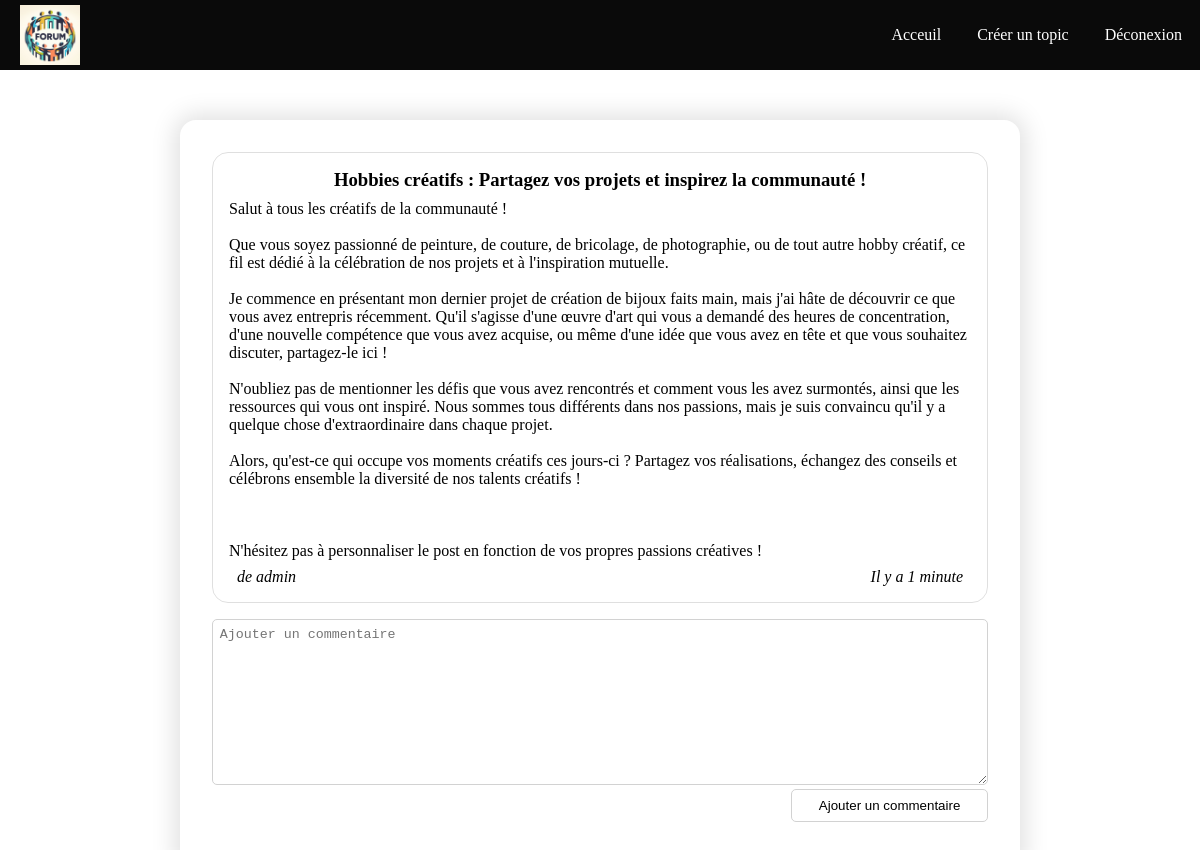
Page /view-topic.php?id=1 (signed in) on the committed database.
### tables this page shows
CREATE TABLE IF NOT EXISTS `topic` (
  `id_topic` int NOT NULL AUTO_INCREMENT,
  `title_topic` varchar(255) DEFAULT NULL,
  `message_topic` text,
  `date_topic` varchar(16) DEFAULT NULL,
  `id_user` int DEFAULT NULL,
  PRIMARY KEY (`id_topic`),
  KEY `id_user` (`id_user`)
);

CREATE TABLE IF NOT EXISTS `user` (
  `id_user` int NOT NULL AUTO_INCREMENT,
  `mail_user` varchar(320) NOT NULL,
  `pseudo_user` varchar(16) NOT NULL,
  `password_user` varchar(64) NOT NULL,
  `role_user` tinyint(1) NOT NULL DEFAULT '0',
  PRIMARY KEY (`id_user`)
);

### includes/functions/format-date-diff.php (called while the page is built, shortened)
<?php
function formatDateDiff($date) {
    $diff = time() - DateTime::createFromFormat('d/m/Y H:i', $date)->getTimestamp();
    $oneMinute = 60;
    $oneHours = 60 * 60;
    $oneDay = 60 * 60 * 24;
    $oneMonth = 60 * 60 * 24 * 30;
    $oneYear = 60 * 60 * 24 * 365;
    $res = "il y a moins d'une minute";
    $diff > $oneMinute && $res = "Il y a 1 minute";
    $diff > $oneMinute * 2 && $res = "Il y a ".round($diff / $oneMinute)." minutes";
    $diff > $oneHours && $res = "Il y a 1 heure";
    $diff > $oneHours * 2 && $res = "Il y a ".round($diff / $oneHours)." heures";
    $diff > $oneDay && $res = "Il y a 1 jour";
    $diff > $oneDay * 2 && $res = "Il y a ".round($diff / $oneDay)." jours";
    $diff > $oneMonth && $res = "Il y a ".round($diff / $oneMonth)." mois";
    $diff > $oneYear && $res = "Il y a plus d'un ans";
    return $res;
}
?>

### view-topic.php (the view, shortened to what this page needs)
<?php
    require_once 'includes/bdd.php';
    require_once 'includes/functions/format-date-diff.php';
    $req = $bdd->prepare("SELECT title_topic, message_topic, date_topic, pseudo_user FROM topic INNER JOIN user ON topic.id_user = user.id_user WHERE id_topic = ".$_GET['id']);
    $req->execute();
    $topic = $req->fetch(PDO::FETCH_ASSOC);
?>
<!DOCTYPE html>
<html lang="fr">
<head>
    <?php require_once 'includes/head.php'; ?>
    <link rel="stylesheet" href="assets/css/view-topic.css">
</head>
<body onload="getComment(<?=$_GET['id']?>)">
    <?php
    require_once 'includes/nav.php';
    ?>
    <section class="card-container">
        <article class="topic">
            <h3 class="topic-title"><?=nl2br(strip_tags($topic['title_topic']))?></h3>
            <section class="topic-content"><?=nl2br(strip_tags($topic['message_topic']))?></section>
            <section class="topic-author-and-date">
                <i>de <?=nl2br(strip_tags($topic['pseudo_user']))?></i>
                <i><?=nl2br(strip_tags(formatDateDiff($topic['date_topic'])))?></i>
            </section>
        </article>
        <section class="add-comment">
            <textarea name="content-comment" id="content-comment" rows="10" placeholder="Ajouter un commentaire"></textarea>
            <section class="container-btn-submit">
                <button name="submit-comment" onclick="addComment(<?=$_GET['id']?>, <?=$_SESSION['id']?>)">Ajouter un commentaire</button>
            </section>
        </section>
    </section>
</body>
</html>

### assets/css/main.css (style rules this page uses)
* { padding: 0; margin: 0; box-sizing: border-box; }
body { padding-top: 120px; }
.card-container { width: 96%; margin-left: 2%; padding: 1em; box-shadow: 0 0 25px 5px rgba(0, 0, 0, 0.125); border-radius: 1rem; display: flex; flex-direction: column; align-items: center; }
@media (min-width: 600px) { .card-container { width: 85%; margin-left: 7.5%; padding: 1.5em; } }
@media (min-width: 1200px) { .card-container { width: 70%; margin-left: 15%; padding: 2em; } }

### assets/css/view-topic.css (style rules this page uses)
.topic { display: flex; flex-direction: column; margin-bottom: 1em; padding: 1em; border: 1px solid rgba(0, 0, 0, 0.125); border-radius: 1rem; width: 100%; }
.topic .topic-title { text-align: center; margin-bottom: 0.5em; }
.topic .topic-content { margin-bottom: 0.5em; width: 100%; }
.topic .topic-author-and-date { display: flex; flex-direction: row; justify-content: space-between; margin: 0 0.5em; }
.add-comment { width: 100%; margin-bottom: 1em; }
.add-comment textarea { width: 100%; border-radius: 5px; border: 1px solid rgb(210, 210, 210); outline: none; resize: vertical; padding: 0.5em; }
.add-comment .container-btn-submit { display: flex; justify-content: flex-end; }
.add-comment .container-btn-submit button { cursor: pointer; border-radius: 5px; background-color: transparent; border: 1px solid rgb(210, 210, 210); height: 2.5em; padding: 0 2em; }

### rows in the picture
topic: title_topic "Hobbies créatifs : Partagez vos projets et inspirez la communauté !", message_topic "Salut à tous les créatifs de la communauté ! Que vous soyez passionné de peinture, de couture, de bricolage, de photographie, ou de tout autre hobby créatif, ce fil est dédié à la célébration de nos projets et à l'inspiration mutuelle. Je commence en présentant mon dernier projet de création de bijoux faits main, mais j'ai hâte de découvrir ce que vous avez entrepris récemment. Qu'il s'agisse d'une œuvre d'art qui vous a demandé des heures de concentration, d'une nouvelle compétence que vous avez acquise, ou même d'une idée que vous avez en tête et que vous souhaitez discuter, partagez-le ici ! N'oubliez pas de mentionner les défis que vous avez rencontrés et comment vous les avez…", id_user.pseudo_user "admin", date_topic "Il y a 1 minute"
